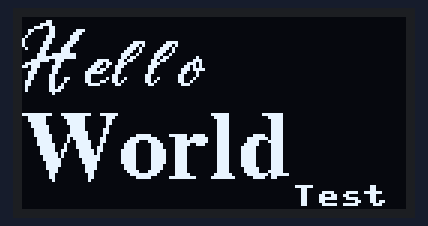
Bench run of a program on a simulated MicroPython board. On the bench: 128×64 one-colour display. Library files of the repository ran but are not shown: ssd1306.py, writer.py; what the program prints to the serial console is not drawn. At 0.1 s the program stops and its outputs stay as they are.

Above: at 0.1 s.

The program:

main.py
```python
from machine import Pin, I2C
from ssd1306 import SSD1306_I2C
from writer import Writer
import ArianaVioleta_python, FreeSerifBold_python #Μεταφρασμένες γραμματοσειρές

i2c = I2C(0, sda = Pin(21), scl = Pin(22), freq = 400000)
display = SSD1306_I2C( width=128, height=64, i2c=i2c, addr=0x3c, external_vcc=False )
display.fill(0) #Καθαρίζει οθόνη

wri1 = Writer(display, ArianaVioleta_python) #Χρήση γραμματοσειράς στο wri1
wri2 = Writer(display, FreeSerifBold_python) #Χρήση γραμματοσειράς στο wri2
wri1.set_textpos(display, 0, 0) #Αρχική θέση y, x
wri1.printstring("Hello") #Εμφάνιση κειμένου
wri2.set_textpos(display, 30, 0) #Αρχική θέση y, x
wri2.printstring("World")
display.text("Test", 90, 56) #Εμφάνιση κειμένου με τον κλασικό τρόπο στην θέση x, y
display.show() #Παρουσίασε στην οθόνη
```

Source omitted: ArianaVioleta_python.py (28382 bytes), FreeSerifBold_python.py (36264 bytes)
